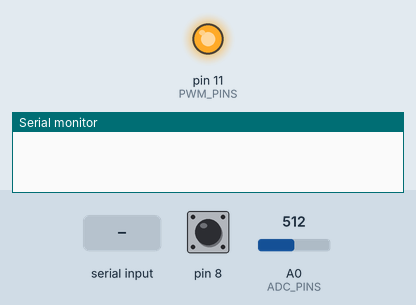
Recording of a sketch running on a simulated Arduino Uno, built with avr-gcc and run on an emulated ATmega328P. Parts: output pins drawn as LEDs (lit = HIGH), the last lines printed to the serial monitor. Dashed ring = blinking. The inputs (shaded band) are chosen by the test bench; at power-on: A0 (ADC_PINS) = 512, pin 8 HIGH.

Above: at 1.2 s.
1.3 s: A0 (ADC_PINS) set to 716
4.3 s: pin 8 pulled LOW for 3.2 s
At 8.6 s:
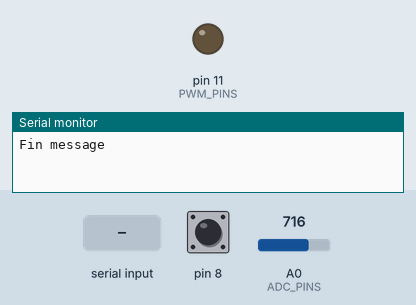
9.0 s: "." received over Serial
At 10.3 s:
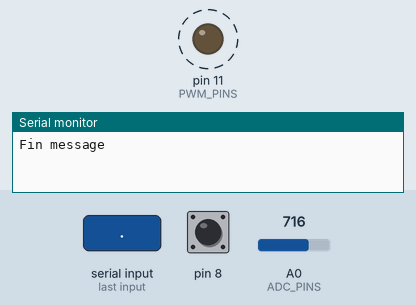
12.0 s: "-" received over Serial
Timing chart, 0 to 16.0 s (numbered marks = the images above; inputs shaded):
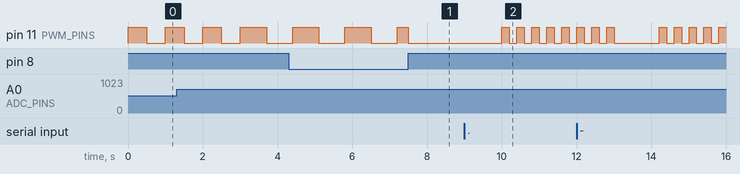

Measured:
- after the input at 9.0 s, pin 11 (PWM_PINS): alternates HIGH for 0.20 s and LOW for 0.20 s, starting after 1.0 s

The sketch:

morse.ino
```cpp
//TP réalisé par Clara Vesval et Giovanni Ventoso B2B

//Broches PWM
const uint8_t PWM_PINS[6] = {3,5,6,9,10,11};

//Broches ADC
const uint8_t ADC_PINS[6] = {A0,A1,A2,A3,A4,A5};

//Alphabet
const char ARR_LETTER[27] = {
        'A','B','C','D','E','F','G','H','I','J','K','L','M','N','O','P','Q','R','S','T','U','V','W','X','Y','Z',' '};

//Correspondance en Morse
const String ARR_MORSE[27] = {
        ".-","-...","-.-.","-..",".","..-.","--.","....","..",".---","-.-",".-..","--","-.","---",".--.","--.-",".-.","...","-","..-","...-",".--","-..-","-.--","--..","/"};


class Timer{
  unsigned long startTime;
  bool paused = false;
  unsigned long pauseTime;

  public :
  Timer(): paused(false),pauseTime(0){
    startTime=millis();
  }

  float getSeconds(){
    if(paused){
      return ((pauseTime -startTime)/1000.0f);
    }
    unsigned long currentTime = millis();
    return ((currentTime-startTime)/1000.0f);
  }

  void reset(){
      paused=false;
      startTime = millis();
      pauseTime = 0;
  }
};

class Led{
  uint8_t pin;
  bool allume;

  public :
  Led():pin(0), allume(false){};

  Led(uint8_t pin) : pin(pin), allume(false){
    pinMode(pin,OUTPUT);
  }

  void on(){
    if(pin!= 0){
      digitalWrite(pin,HIGH);
    }
    allume=true;
  }

  void off(){
    if(pin!= 0){
      digitalWrite(pin,LOW);
    }
    allume=false;
  }

};

class Button{
  uint8_t pin;
  bool pressed;

  public :
  Button() : pressed(false), pin(0){}
  Button(uint8_t pin) : pressed(false), pin(pin){
    pinMode(pin, INPUT_PULLUP);
    pressed = digitalRead(pin) == LOW;
  }

  bool isDown(){
    if(pin!= 0){
      pressed = digitalRead(pin) == LOW;
    }
    return pressed;
  }
};

class AnalogIn {
    uint8_t pin;

    public :
    AnalogIn(uint8_t pin) : pin(pin){}

    float getValue(){
        if(!isADC(pin)){
            return 0;
        }
        int val = analogRead(pin);
        return val/ 1023.0f;
    }
};

class MorseConverter{

    String messageMorse;
    String message;

    public:
    MorseConverter():messageMorse(""),message("") {};
    MorseConverter(String messageMorse,String message) : messageMorse(messageMorse),message(message){}


//Mettre en majuscule le message entré
    char upperCase(int letterAscii){
        if(letterAscii >= 'a' && letterAscii <= 'z'){
            letterAscii = letterAscii - 'a';
            letterAscii = letterAscii + 'A';
        }
        return letterAscii;
    }

//Conversion en morse
    bool converter(char letter){
        for (int i=0;i < 27; i++){
            if(ARR_LETTER[i]==letter){
                messageMorse += ARR_MORSE[i];
                messageMorse += " ";
                return true;
            }
        }

        return false;
    }

//Retourne le message en morse
    String printMessageMorse () {
        return messageMorse;
    }

//On réinitialise le message morse
    void resetMessageMorse(){
        messageMorse ="";

    }

//On réinitialise le message
    void resetMessage(){
        message="";
    }

//On ajoute le signe dans le message
    void add(String morse){
        message += morse;
    }

//On récupère le message en morse qu'on va traduire en message avec les lettres
    void getMessage(){
        for (int i=0;i < 27; i++){
                if(ARR_MORSE[i]==message){
                     Serial.print(ARR_LETTER[i]);
                }
            }

    }
};

bool isPWM(uint8_t pin){
    for (int i = 0; i<6; i++){
        if(pin == PWM_PINS[i]){
            return true;
        }
    }
    return false;
}

bool isADC(uint8_t pin){
    for (int i = 0; i<6; i++){
        if(pin == ADC_PINS[i]){
            return true;
        }
    }
    return false;
}


Led led1;
Button button1;
Timer t;
MorseConverter morse;
AnalogIn analog(A0);
float time;
bool espace;
bool haveMessage;


void setup()
{
  led1=Led(11);
  button1=Button(8);
  Serial.begin(9600);
  time=analog.getValue()*100;
  espace =false;
  haveMessage=false;
}

void loop()
{
    int letterAscii;
    char letter;
    float cadence;
    static bool PreviousPressed; // Le bouton était-il pressé pendant la dernière boucle
    static bool CurrentlyPressed;
    String messageMorse;
    float potentiometer= analog.getValue()*1000;

//On réinitilise le messgage morse
    morse.resetMessageMorse();

//On règle le potentiomètre
    if(potentiometer!=time){
        time=potentiometer;
        for(int i = 0; i<3; i++){
            led1.on();
            delay(time);
            t.reset();
            led1.off();
            delay(time);
            cadence = t.getSeconds();
        }
    }


//Si l'utilisateur rentre quelques choses dans le moniteur série
     if(Serial.available() >0){
        led1.off();
        delay(1000);
        int lengthSerial = Serial.available(); //On détermine la taille du message à traduire

        for (int i=0;i < lengthSerial; i++){
            letterAscii=Serial.read();
            letter = (char)morse.upperCase(letterAscii);

            if(!morse.converter(letter)){ //Si il entre un caractère non supporté
                for(int i = 0; i<8; i++){
            		led1.on();
            		delay(200);
            		led1.off();
            		delay(200);
                }
            }
        }

        //On récupère le message traduit
        messageMorse = morse.printMessageMorse();

// On fait clignoté la led en lisant le message en Morse
        for(int i=0; i<messageMorse.length(); i++){

            if (messageMorse[i] == '.'){
                led1.on();
                delay(time);
            }
            else if(messageMorse[i] == '-'){
                    led1.on();
                    delay(3*time);

            }
            else if(messageMorse[i] == '/'){
                delay(6*time);
            }
            else{
                delay(0.5*time);
            }
            led1.off();
          delay(0.5*time);

        }
    }
    else{
        PreviousPressed = CurrentlyPressed; // On prend la valeur actuelle du bouton
        CurrentlyPressed = button1.isDown();

// Si le bouton est pressé
        if (CurrentlyPressed){
            led1.on();
            espace=false;
            haveMessage=true;

// Si le bouton n'était pressé juste avant
            if (!PreviousPressed){
                t.reset();
            }
        }

// S'il n'est pas pressé
        else{
            led1.off();

            // Si il ne l'était pas non plus avant
            if (!PreviousPressed){

                //Pour affiché la lettre
                if(t.getSeconds()>2*cadence && t.getSeconds()<3*cadence){
                    morse.getMessage();
                    morse.resetMessage();
                }

                //Pour marqué un espace
                else if(t.getSeconds()>3*cadence && t.getSeconds()<7*cadence){
                //Pour éviter de mettre plusieurs espace
                   if(!espace){
                        espace=true;
                        morse.add("/");
                    	morse.getMessage();
                     	morse.resetMessage();
                   }

                }
                //Marque la fin du message
                else if (t.getSeconds()>7*cadence){
                    if(haveMessage){
                        Serial.println("");
                        Serial.println("Fin message");
                        haveMessage=false;
                    }
                    t.reset();
                }

                }
            else{ // Si il l'était avant
                if(t.getSeconds()<2*cadence){
                    morse.add(".");
                }
                else{
                    morse.add("-");
                }
                t.reset();
                }
        }
    }
    delay(5);
}
```
